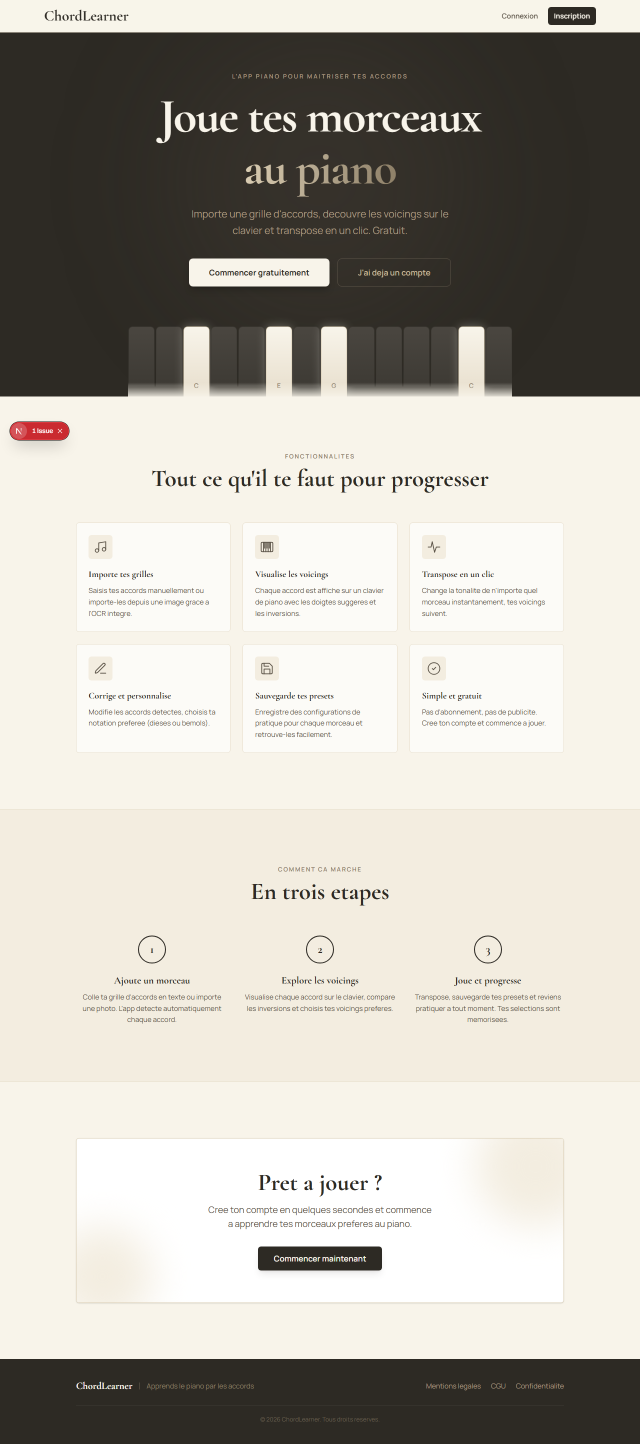
#> input picture screenshots/non-connecte_01_accueil.png, 1280 x 2887 px (shown at 1/2 size)
$ python make_jpg.py
#> lines starting #> are read from the running program, lines starting #| are printed output that depends on the picture
from PIL import Image, ImageDraw, ImageFont
import os, textwrap

SCREENSHOTS_DIR = os.path.dirname(os.path.abspath(__file__))
OUTPUT_DIR = os.path.join(SCREENSHOTS_DIR, "export_jpg")
os.makedirs(OUTPUT_DIR, exist_ok=True)

CANVAS_W = 1400
MARGIN = 40
IMG_W = CANVAS_W - 2 * MARGIN
BG = (248, 244, 234)        # beige clair
DARK = (45, 42, 36)         # brun foncé
MUTED = (90, 82, 70)        # brun moyen
ACCENT = (142, 128, 104)    # beige foncé
SEP = (217, 204, 178)       # séparateur

def load_font(size, bold=False):
    try:
        name = "arialbd.ttf" if bold else "arial.ttf"
        return ImageFont.truetype(name, size)
    except:
        return ImageFont.load_default()

font_big   = load_font(32, bold=True)
font_med   = load_font(20, bold=True)
font_small = load_font(16)
font_cap   = load_font(14)
font_num   = load_font(12)

sections = [
    {
        "id": "01_non-connecte",
        "title": "Pages publiques — Non connecté",
        "subtitle": "Vues accessibles sans compte",
        "pages": [
            ("non-connecte_01_accueil.png",           "Accueil (Hero + Fonctionnalités)"),
            ("non-connecte_02_connexion.png",          "Page Connexion"),
            ("non-connecte_03_inscription.png",        "Page Inscription"),
            ("non-connecte_08_songs-sans-auth.png",    "Bibliothèque /songs (sans compte)"),
            ("non-connecte_09_profil-redirection.png", "Profil → Redirection vers Connexion"),
            ("non-connecte_04_cgu.png",                "Conditions Générales d'Utilisation"),
            ("non-connecte_05_confidentialite.png",    "Politique de Confidentialité"),
            ("non-connecte_06_mentions-legales.png",   "Mentions Légales"),
            ("non-connecte_07_status.png",             "Page Status / Health check"),
        ],
    },
    {
        "id": "02_connecte",
        "title": "Pages connectées",
        "subtitle": "Compte : arnaud.schmidt@outlook.fr",
        "pages": [
            ("connecte_01_accueil.png",             "Accueil (navbar connectée)"),
            ("connecte_08_songs-liste.png",         "Bibliothèque — Liste des morceaux"),
            ("connecte_09_songs-nouveau.png",       "Nouveau morceau — Formulaire"),
            ("connecte_09a_songs-nouveau-ocr.png",  "Nouveau morceau — Onglet OCR"),
            ("connecte_09b_songs-nouveau-url.png",  "Nouveau morceau — Onglet URL web"),
            ("connecte_11_song-detail.png",         "Détail d'un morceau"),
            ("connecte_12_song-chords.png",         "Accords & Piano — Vue principale"),
            ("connecte_12b_song-chords-scroll.png", "Accords & Piano — Suite (scroll)"),
            ("connecte_13_song-ocr-review.png",     "Revue OCR d'un morceau"),
            ("connecte_10_profil.png",              "Page Profil"),
        ],
    },
]

def measure_text(draw, text, font):
    bbox = draw.textbbox((0, 0), text, font=font)
    return bbox[2] - bbox[0], bbox[3] - bbox[1]

def build_section_image(section):
    pages = section["pages"]

    # ── Mesure la hauteur totale nécessaire ─────────────────────────
    # header
    total_h = MARGIN + 10 + 36 + 8 + 22 + 20 + 2 + MARGIN

    thumb_entries = []
    for filename, caption in pages:
        path = os.path.join(SCREENSHOTS_DIR, filename)
        if not os.path.exists(path):
            continue
        with Image.open(path) as img:
#> img is the input picture: PIL image 1280x2887 RGB; mean R, G, B 186.9, 183.1, 174.8
            iw, ih = img.size
#> iw = 1280; ih = 2887
        scale = IMG_W / iw
#> scale = 1.03
        th = int(ih * scale)
#> th = 2977
        thumb_entries.append((path, caption, IMG_W, th))
        # label + image + gap + caption + gap
        total_h += 28 + th + 6 + 18 + MARGIN
#> total_h = 3247

    # ── Crée le canvas ──────────────────────────────────────────────
    canvas = Image.new("RGB", (CANVAS_W, total_h), BG)
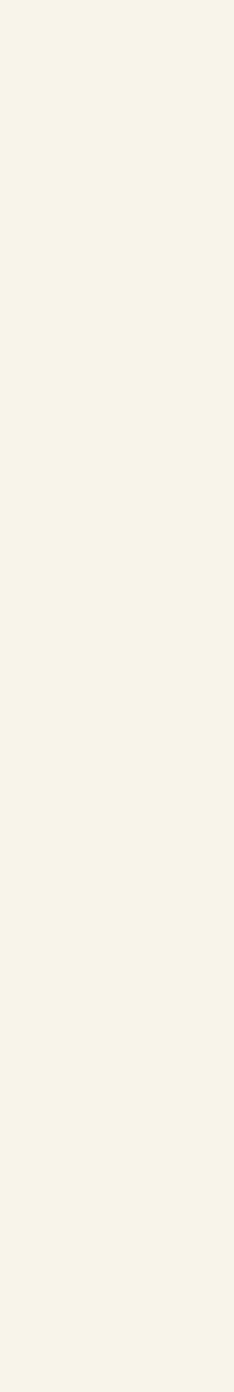
#> canvas: PIL image 1400x8347 RGB (shown at 1/6 size); mean R, G, B 248, 244, 234
    draw = ImageDraw.Draw(canvas)

    y = MARGIN

    # En-tête section
    draw.text((MARGIN, y), "ChordLearner", font=font_small, fill=ACCENT)
    y += 36
    draw.text((MARGIN, y), section["title"], font=font_big, fill=DARK)
    y += 8
    _, th_sub = measure_text(draw, section["subtitle"], font_small)
    draw.text((MARGIN, y), section["subtitle"], font=font_small, fill=MUTED)
    y += th_sub + 20
    draw.line([(MARGIN, y), (CANVAS_W - MARGIN, y)], fill=SEP, width=2)
    y += MARGIN

    # ── Captures ────────────────────────────────────────────────────
    for i, (path, caption, tw, th) in enumerate(thumb_entries):
        # Numéro + label
        label = f"{i + 1:02d}  {caption}"
        draw.text((MARGIN, y), label, font=font_med, fill=DARK)
        y += 28

        # Image (redimensionnée)
        with Image.open(path) as img:
            img_resized = img.convert("RGB").resize((tw, th), Image.LANCZOS)
        canvas.paste(img_resized, (MARGIN, y))
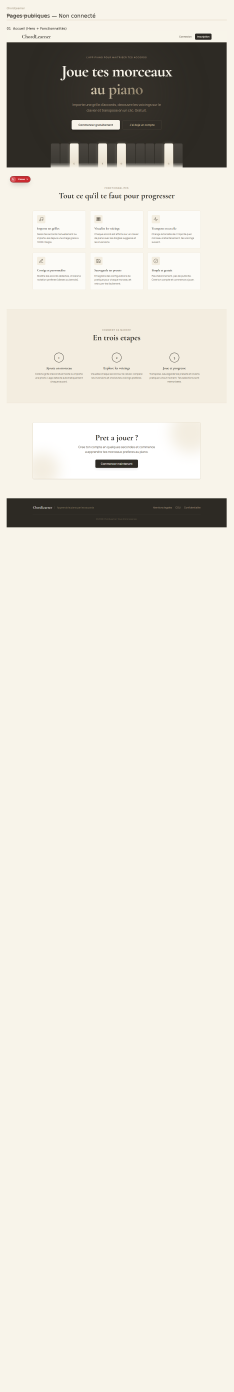
#> canvas: PIL image 1400x8347 RGB (shown at 1/6 size); mean R, G, B 227.3, 223.4, 214

        # Ombre légère sous l'image
        y += th + 6

        # Caption petit texte
        draw.text((MARGIN, y), path.replace(SCREENSHOTS_DIR + os.sep, ""), font=font_num, fill=ACCENT)
        y += 18 + MARGIN

    return canvas

# ── Export ───────────────────────────────────────────────────────────
for section in sections:
    print(f"Building {section['id']}…")
    img = build_section_image(section)
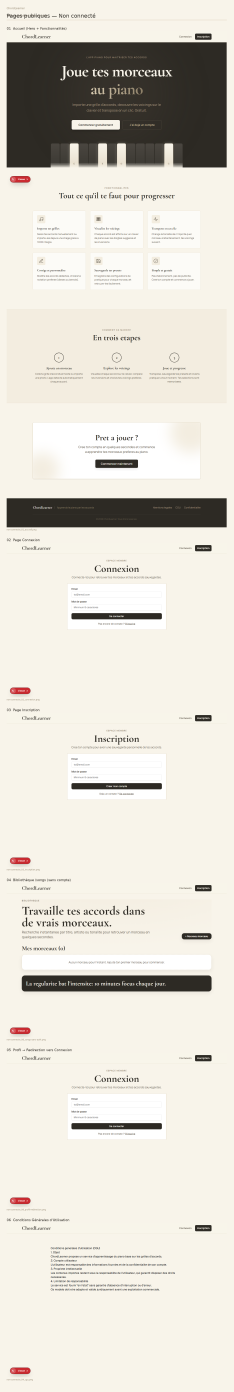
#> img: PIL image 1400x8347 RGB (shown at 1/6 size); mean R, G, B 223, 219, 210.1
    out_path = os.path.join(OUTPUT_DIR, f"{section['id']}.jpg")
    img.save(out_path, "JPEG", quality=92)
    print(f"  -> {out_path}  ({img.width}x{img.height}px, {os.path.getsize(out_path)//1024} KB)")

print("\nDone! Fichiers dans:", OUTPUT_DIR)
